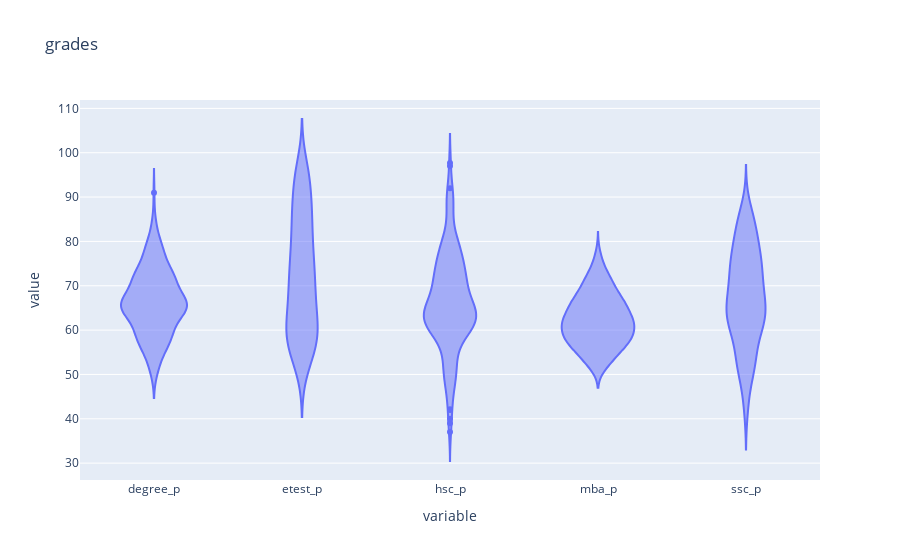

The notebook cell saved with this chart:
### Code cell
grades = ["degree_p", "etest_p", "hsc_p", "mba_p", "ssc_p"]
px.violin(placement_df, y=grades, title="grades")

### Figure 1 — Plotly figure (JSON) as saved in the notebook; plotly's stock layout.template omitted (floating-point values rounded to 4 significant figures; data arrays with more than 128 entries replaced by an {"elided": "..."} marker saying what was removed)
{"data": [{"alignmentgroup": "True", "box": {"visible": false}, "hovertemplate": "variable=%{x}<br>value=%{y}<extra></extra>", "legendgroup": "", "marker": {"color": "#636efa"}, "name": "", "offsetgroup": "", "orientation": "v", "scalegroup": "True", "showlegend": false, "type": "violin", "x": {"elided": "1075 str values"}, "x0": " ", "xaxis": "x", "y": {"elided": "1075 float values"}, "y0": " ", "yaxis": "y"}], "layout": {"legend": {"tracegroupgap": 0}, "title": {"text": "grades"}, "violinmode": "group", "xaxis": {"anchor": "y", "domain": [0, 1], "title": {"text": "variable"}}, "yaxis": {"anchor": "x", "domain": [0, 1], "title": {"text": "value"}}}}
